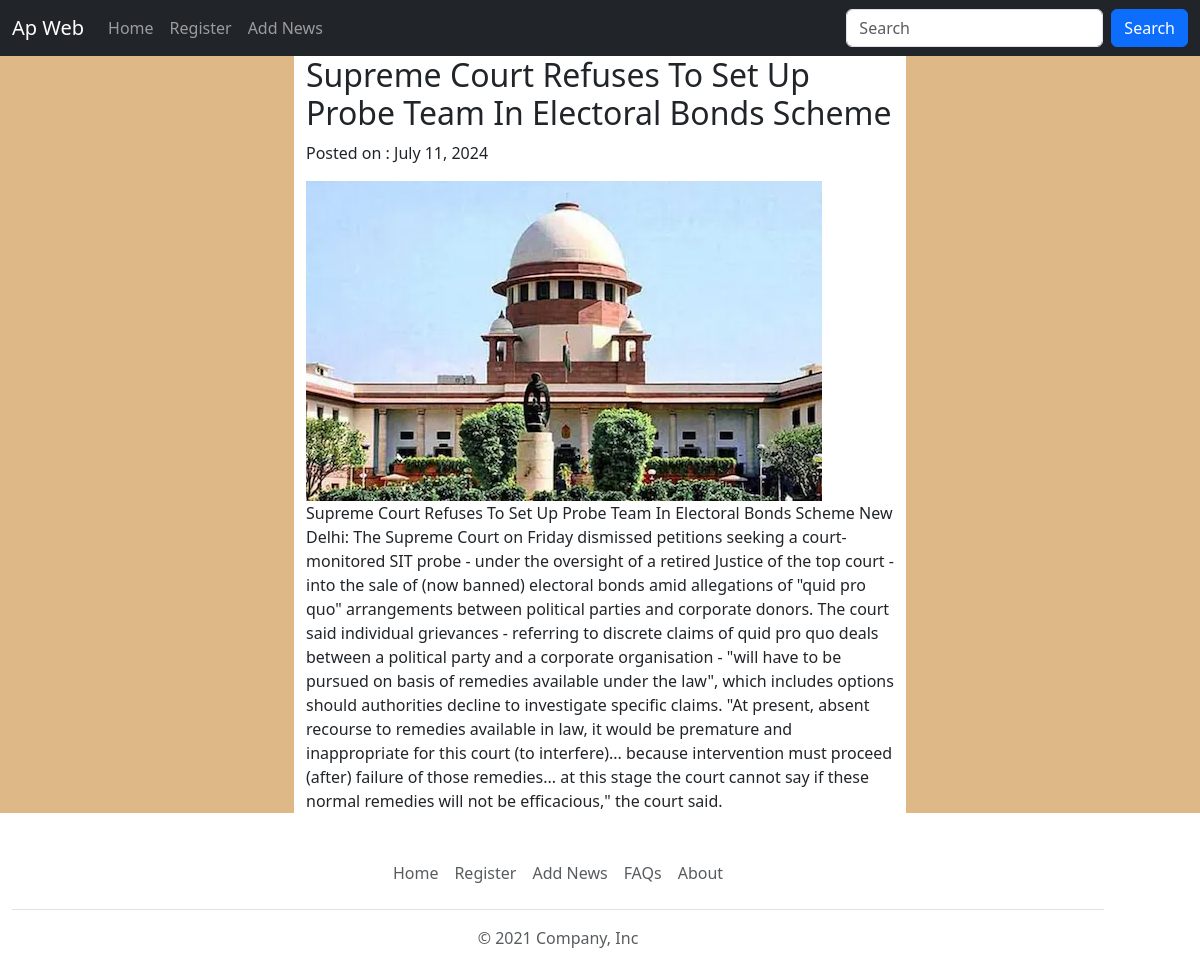
The app's page /descriptionNews/Supreme Court Refuses To Set Up Probe Team In Electoral Bonds Scheme with its own data.
### app/models.py (models this page shows)
class News(models.Model):
    news_title=models.CharField(max_length=500)
    new_date=models.DateField()
    news_description=models.TextField()
    news_image=models.ImageField(upload_to='static/media/')

### app/views.py (the view)
# urls.py: path('descriptionNews/<title>',views.descriptionNews,name='descriptionNews'),
def descriptionNews(request,title):
    data=News.objects.filter(news_title=title)
    return render(request,'descriptionNews.html',{'key1':data})

### template/descriptionNews.html
{% extends 'base.html' %}
{% block content %}
<div class="row">
    <div class="col-3" style="background-color: burlywood;"></div>
    {% if key1 %}
    {% for i in key1 %}
    <div class="col-6">
        <h2>{{i.news_title}} </h2>
        <p>Posted on : {{i.new_date}} </p>
        <div><img src="{{i.news_image.url}}" alt="Path not found" ></div>
        <div>{{i.news_description}} </div>
    </div>
    {% endfor %}
    {% endif %}
    <div class="col-3"style="background-color: burlywood;"></div>
</div>
{% endblock %}

### records on screen
News: news_title "Supreme Court Refuses To Set Up Probe Team In Electoral Bonds Scheme", new_date "July 11, 2024", news_image (picture), news_description "Supreme Court Refuses To Set Up Probe Team In Electoral Bonds Scheme New Delhi: The Supreme Court on Friday dismissed petitions seeking a court-monitored SIT probe - under the oversight of a retired Justice of the top court - into the sale of (now banned) electoral bonds amid allegations of \"quid pro quo\" arrangements between political parties and corporate donors. The court said individual grievances - referring to discrete claims of quid pro quo deals between a political party and a corporate organisation - \"will have to be pursued on basis of remedies available under the law\", which includes options should authorities decline to investigate specific claims. \"At present, absent recourse…"
